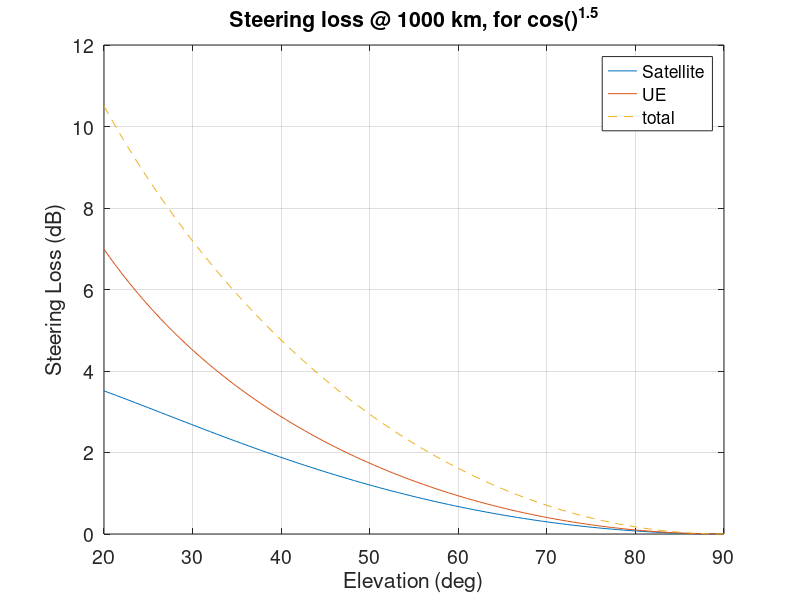

Here is the MATLAB script that generated this plot:
Re = 6378.14e3;     
cos_exponent = 1.5;
el_vec = linspace(20,90,100);
orbit_height = [1000e3];

out_dir = fullfile(fileparts(fileparts(mfilename('fullpath'))), 'plotting_scripts/figures', 'steering_loss');
if ~exist(out_dir, 'dir')
    mkdir(out_dir);
end

for i = 1:length(orbit_height)
    R_sat = Re + orbit_height(i);
    theta_rx = 90 - el_vec; 
    sin_theta_tx = (Re .* cosd(el_vec)) ./ R_sat;
    theta_tx = asind(sin_theta_tx); 
    
    
    loss_tx = -10 * log10(cosd(theta_tx).^cos_exponent);

    
    loss_rx = -10 * log10(cosd(theta_rx).^cos_exponent);


    f1 = figure('Color', 'w', 'Visible', 'off', 'Position', [100 100 600 450]);

    set(0, 'DefaultAxesFontSize', 14);
    plot(el_vec,loss_tx, "DisplayName", 'Satellite')
    hold on;
    grid on;
    plot(el_vec,loss_rx, "DisplayName", 'UE')
    plot(el_vec,loss_rx+loss_tx,"--", "DisplayName", 'total')
    legend('Location', 'northeast');
    xlabel("Elevation (deg)")
    ylabel("Steering Loss (dB)")
    title(sprintf("Steering loss @ %d km, for cos()^{1.5}",orbit_height(i)/1e3))

    out_file = fullfile(out_dir, sprintf('steering_loss_%dkm.png', round(orbit_height(i)/1e3)));
    exportgraphics(f1, out_file, 'Resolution', 300);
end
